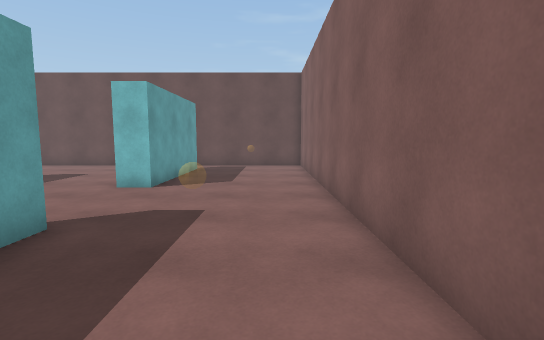
[1] (above)

19 first-person views from a walk through a 3-D level made in the Unity game engine. The camera is 1.4 m above the floor, tilts 6° down and sees 85° across. The floor is counted in squares, 1 m on a side. Each view is taken from the middle of a square. On the plan, view 1 faces up. The plan holds only what a view shows up to about 14 squares ahead; the rest is blank. The place goes on beyond the plan.

[2]
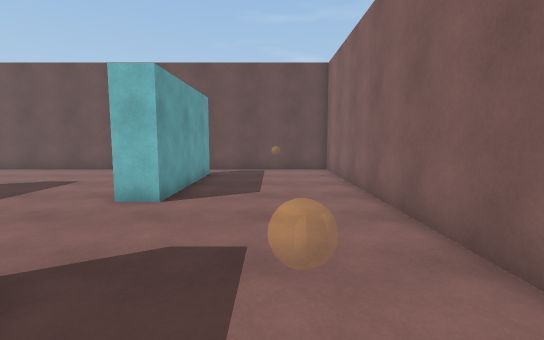

[3]
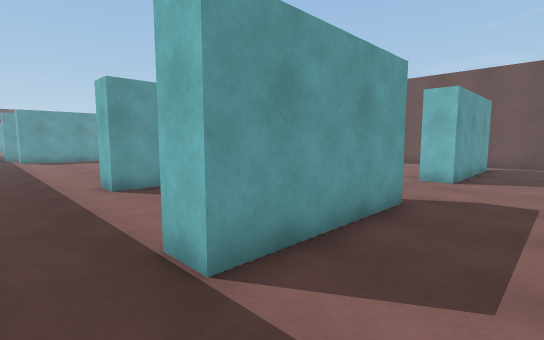

[4]
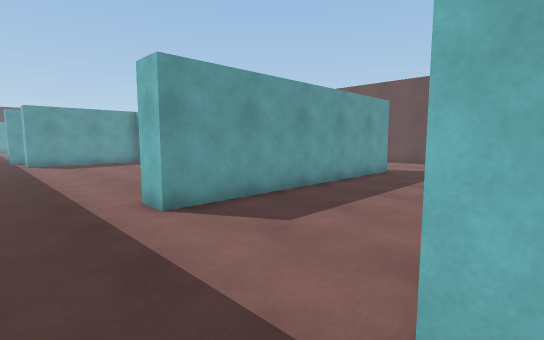

[5]
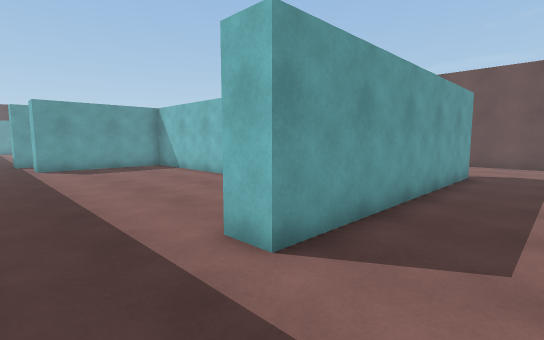

[6]
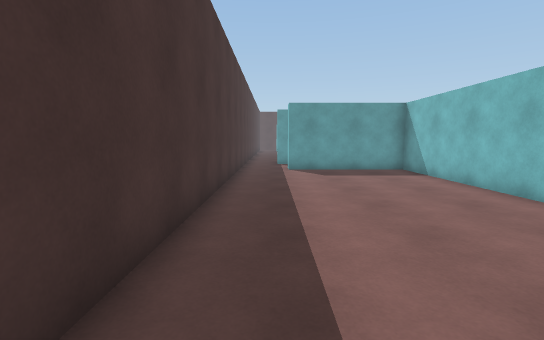

[7]
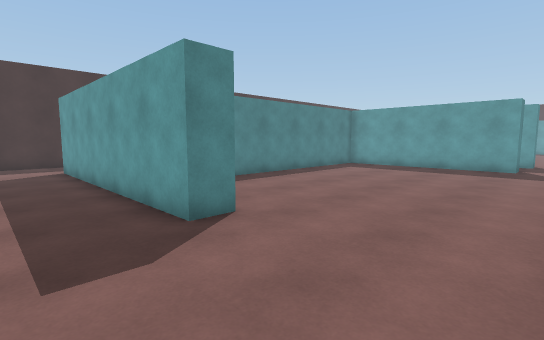

[8]
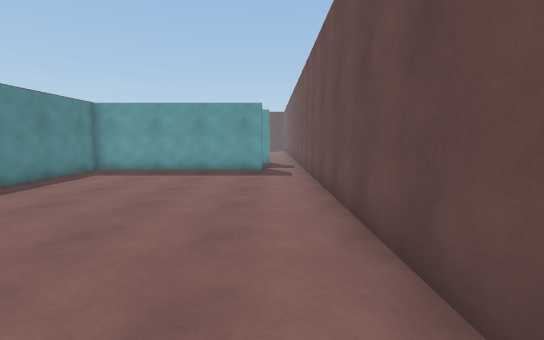

[9]
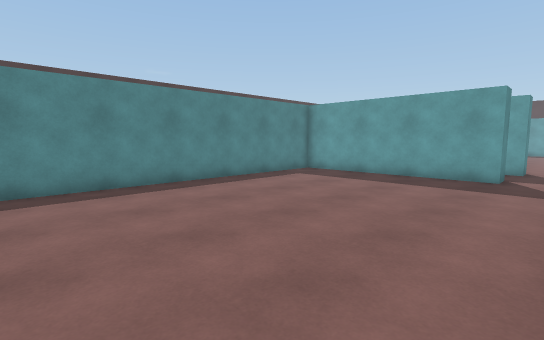

[10]
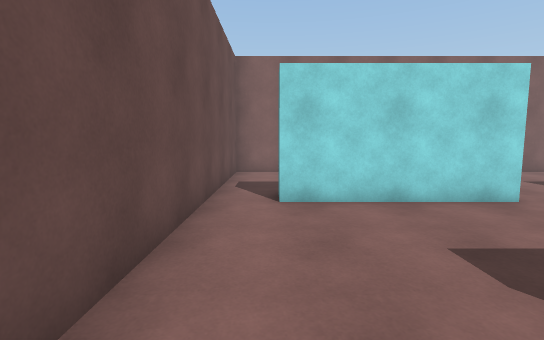

[11]
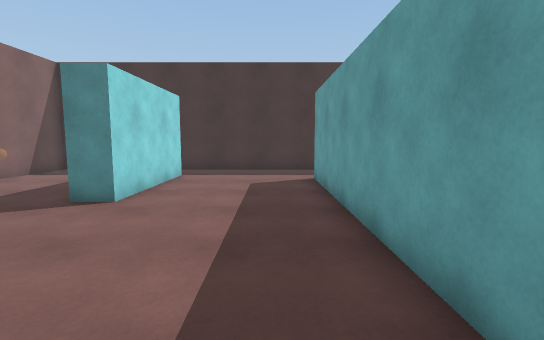

[12]
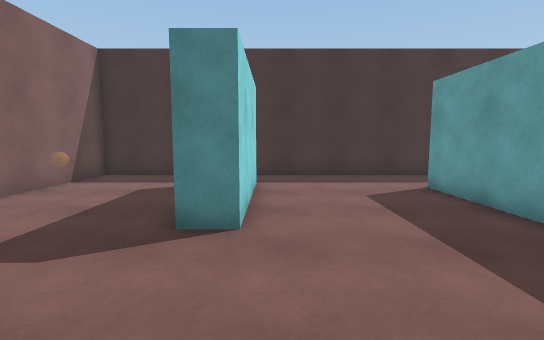

[13]
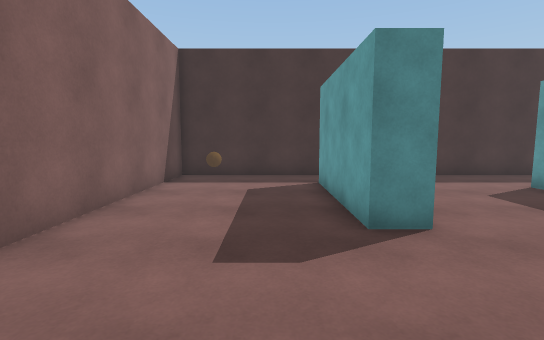

[14]
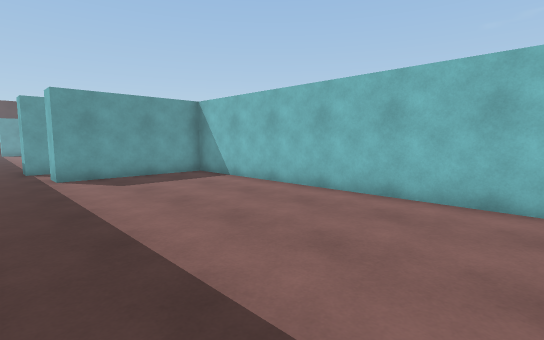

[15]
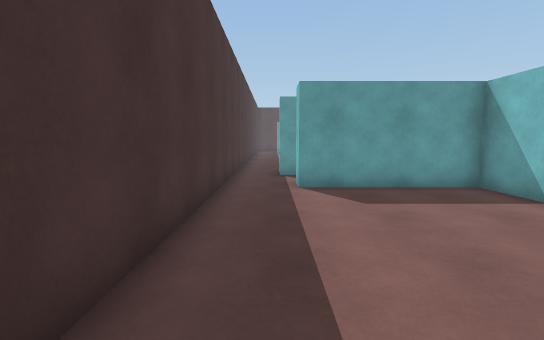

[16]
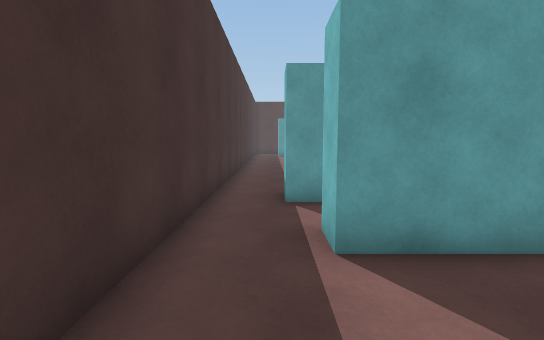

[17]
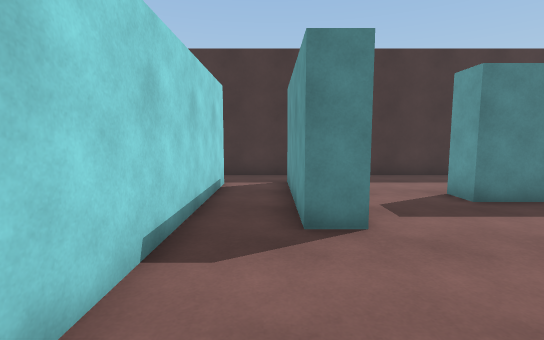

[18]
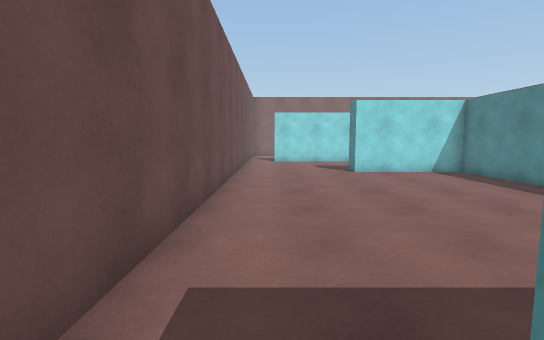

[19]
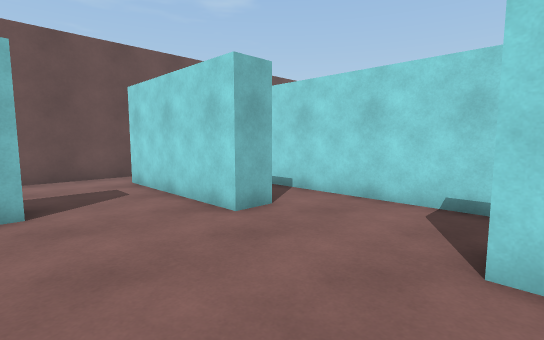

### Floor plan
Points are (right, up) in squares from view 1. A wall is a line through its corners. A room is listed if a view was taken in it or the views show most of it. See-through windows are left out.
Room 1 (views 1, 2, 3, 4, 5, 6, 7, 8, 9, 10, 11, 12, 13, 14, 15, 16, 18)
walls: (-11.1, 5) (-22.5, 5) (-22.5, -0.2) (-23.5, -0.2); (-4.5, 4.5) (-3.5, 4.5) (-3.5, -0.4) (-4.5, -0.4) (-4.5, 4.5); (-3.5, 13.9) (-3.5, 8.5) (-4.5, 8.5) (-4.5, 13.9); (-23.5, 13.5) (-22.5, 13.5) (-22.5, 6) (-10.5, 6) (-10.5, 10.5) (-9.5, 10.5) (-9.5, 0.5) (-10.5, 0.5); (-23.5, -2.5) (1.5, -2.5) (1.5, 15.5) (-23, 15.5)
ways out: opening at (-23, -1.5) to room 2; opening at (-23, 14.5) to room 2
Room 2 (views 17, 19)
walls: (-25.5, 8.5) (-26.5, 8.5) (-26.5, 13.8) (-25.5, 13.8) (-25.5, 13.2); (-26.5, 4) (-26.5, 4.5) (-25.5, 4.5) (-25.5, -0.7) (-26.5, -0.7); (-30.5, 2.5) (-29.5, 2.5) (-29.5, 1.5); (-23.5, -0.2) (-23.5, 10.5); (-25.9, 15.5) (-29.1, 15.5); (-30.5, -2.5) (-23.5, -2.5)
ways out: opening at (-23, -1.5) to room 1; opening at (-23, 14.5) to room 1

Where each view was taken, in squares from view 1:
view 1: 0 up, 0 right, facing up
view 2: 2 up, 1 left, facing up
view 3: 2 down, 1 left, facing up-left
view 4: 2 down, 4 left, facing up-left
view 5: 2 down, 7 left, facing up-left
view 6: 1 down, 9 left, facing left
view 7: 15 up, 7 left, facing down-left
view 8: 14 up, 9 left, facing left
view 9: 15 up, 11 left, facing down-left
view 10: 14 up, 11 left, facing right
view 11: 11 up, 8 left, facing down
view 12: 9 up, 5 left, facing down
view 13: 9 up, 2 left, facing down
view 14: 2 down, 11 left, facing up-left
view 15: 1 down, 14 left, facing left
view 16: 1 down, 19 left, facing left
view 17: 9 up, 25 left, facing down
view 18: 14 up, 23 left, facing right
view 19: 4 up, 30 left, facing up-right
